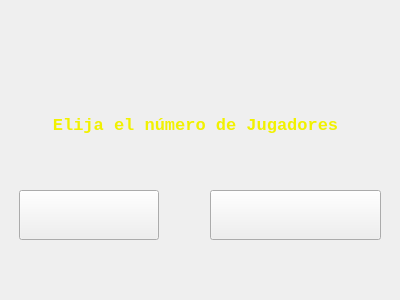
<?xml version="1.0" encoding="UTF-8"?>
<ui version="4.0">
 <class>Form</class>
 <widget class="QWidget" name="Form">
  <property name="geometry">
   <rect>
    <x>0</x>
    <y>0</y>
    <width>400</width>
    <height>300</height>
   </rect>
  </property>
  <property name="windowTitle">
   <string>Form</string>
  </property>
  <widget class="QLabel" name="label">
   <property name="geometry">
    <rect>
     <x>20</x>
     <y>90</y>
     <width>351</width>
     <height>71</height>
    </rect>
   </property>
   <property name="font">
    <font>
     <family>Consolas</family>
     <pointsize>13</pointsize>
     <strikeout>false</strikeout>
    </font>
   </property>
   <property name="text">
    <string>&lt;html&gt;&lt;head/&gt;&lt;body&gt;&lt;p&gt;&lt;span style=&quot; font-weight:600; color:#f1f100;&quot;&gt;Elija el número de Jugadores&lt;/span&gt;&lt;/p&gt;&lt;/body&gt;&lt;/html&gt;</string>
   </property>
   <property name="textFormat">
    <enum>Qt::AutoText</enum>
   </property>
   <property name="alignment">
    <set>Qt::AlignCenter</set>
   </property>
  </widget>
  <widget class="QPushButton" name="jugar_2">
   <property name="geometry">
    <rect>
     <x>19</x>
     <y>190</y>
     <width>140</width>
     <height>50</height>
    </rect>
   </property>
   <property name="text">
    <string/>
   </property>
   <property name="icon">
    <iconset>
     <normaloff>2PL.PNG</normaloff>2PL.PNG</iconset>
   </property>
   <property name="iconSize">
    <size>
     <width>140</width>
     <height>50</height>
    </size>
   </property>
  </widget>
  <widget class="QPushButton" name="jugar_4">
   <property name="geometry">
    <rect>
     <x>210</x>
     <y>190</y>
     <width>171</width>
     <height>50</height>
    </rect>
   </property>
   <property name="text">
    <string/>
   </property>
   <property name="icon">
    <iconset>
     <normaloff>4PL.PNG</normaloff>4PL.PNG</iconset>
   </property>
   <property name="iconSize">
    <size>
     <width>400</width>
     <height>46</height>
    </size>
   </property>
  </widget>
  <widget class="QLabel" name="label_2">
   <property name="geometry">
    <rect>
     <x>0</x>
     <y>0</y>
     <width>400</width>
     <height>300</height>
    </rect>
   </property>
   <property name="text">
    <string/>
   </property>
   <property name="pixmap">
    <pixmap>inicio.png</pixmap>
   </property>
   <property name="scaledContents">
    <bool>true</bool>
   </property>
  </widget>
  <zorder>label_2</zorder>
  <zorder>label</zorder>
  <zorder>jugar_2</zorder>
  <zorder>jugar_4</zorder>
 </widget>
 <resources/>
 <connections/>
</ui>
